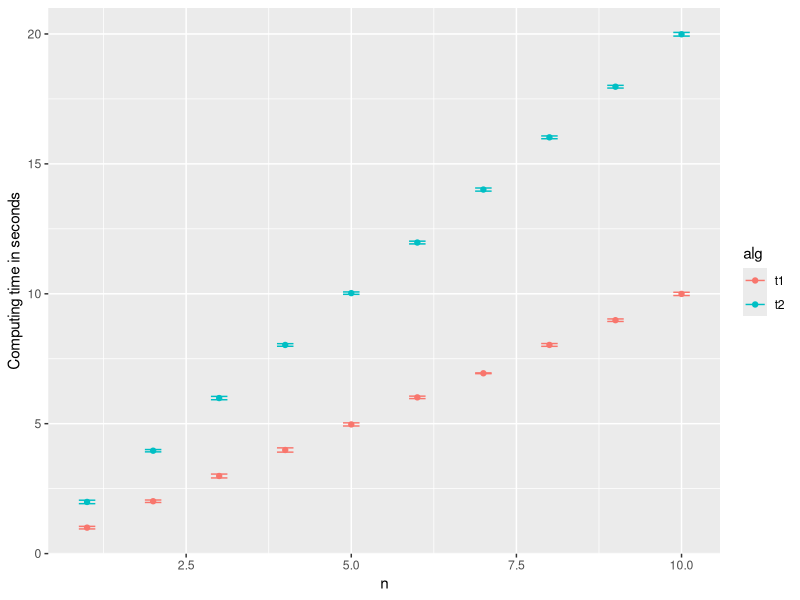

Reproduce this figure in R.
## ---- chunk 1
knitr::opts_chunk$set(echo = TRUE)
library(tidyverse)
## ---- chunk 2
results <- read_csv("data2.txt")
results
## ---- chunk 3
avg_dplyr <- results %>% 
    mutate(speed = n/time) %>% # tylko aby pokazac mutate, nie wykorzystujemy do plota
    group_by(n, alg) %>%
    summarise(
        time_sd = sd(time),
        time = mean(time),
		speed = mean(speed)
    )  %>% 
    ungroup() %>%
    arrange(alg, n)
avg_dplyr
## ---- chunk 4
ggplot(avg_dplyr, aes(n, time, color=alg)) + geom_point() + ylab("Computing time in seconds") + 
    geom_errorbar(aes(ymin = time-time_sd, ymax = time+time_sd, width=.25))
